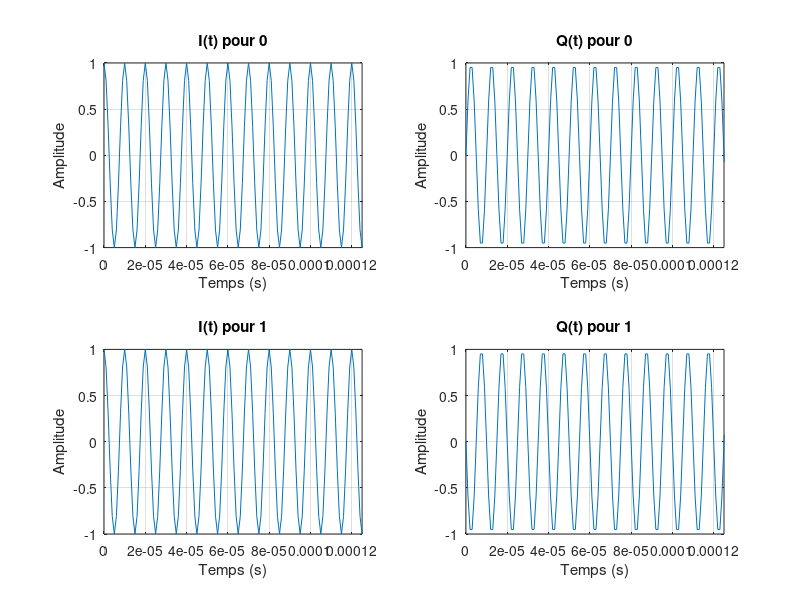

The MATLAB script that drew this image:
%% Programme de representaion du modulateur IQ

%% Remise à zéro du contexte
clear;
clc;
close all;

%% Définition des paramètres
t = 0:1e-6:1e-3;              % Temps (1 ms avec un pas de 1 µs)
Df = 100e3;                   % Déviation de fréquence en Hz (100 kHz)
I0 = cos(2 * pi * Df * t);   % I(t) pour 0
Q0 = sin(2 * pi * Df * t);   % Q(t) pour 0
I1 = cos(2 * pi * Df * t);   % I(t) pour 1
Q1 = -sin(2 * pi * Df * t);  % Q(t) pour 1

%% Création de la figure avec 4 subplots
figure;

% Subplot 1 : I(t) pour 0
subplot(2,2,1);
plot(t, I0);
title('I(t) pour 0');
xlabel('Temps (s)');
ylabel('Amplitude');
axis([0 max(t)/8 -1 1]); 
grid on;

% Subplot 2 : Q(t) pour 0
subplot(2,2,2);
plot(t, Q0);
title('Q(t) pour 0');
xlabel('Temps (s)');
ylabel('Amplitude');
axis([0 max(t)/8 -1 1]); 
grid on;

% Subplot 3 : I(t) pour 1
subplot(2,2,3);
plot(t, I1);
title('I(t) pour 1');
xlabel('Temps (s)');
ylabel('Amplitude');
axis([0 max(t)/8 -1 1]); 
grid on;

% Subplot 4 : Q(t) pour 1
subplot(2,2,4);
plot(t, Q1);
title('Q(t) pour 1');
xlabel('Temps (s)');
ylabel('Amplitude');
axis([0 max(t)/8 -1 1]); 
grid on;
